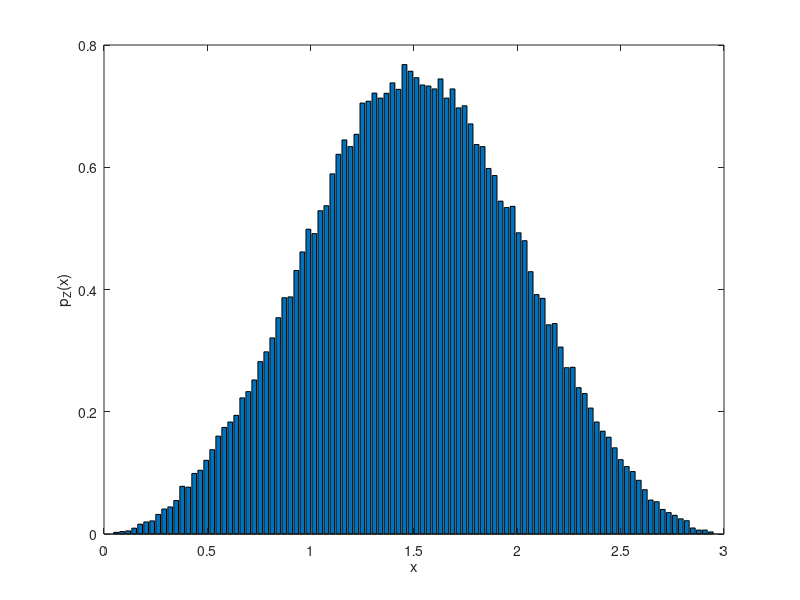

Recreate this plot in MATLAB.
% probability_review/sum_3rv.m
X1 = rand(1,1e5); X2 = rand(1,1e5); X3 = rand(1,1e5);
Z = X1 + X2 + X3;
[fz,x] = hist(Z,100);
w_fz = x(end)/length(fz);
fz = fz/sum(fz)/w_fz;
figure, bar(x,fz)
xlabel 'x'; ylabel 'p_Z(x)';
